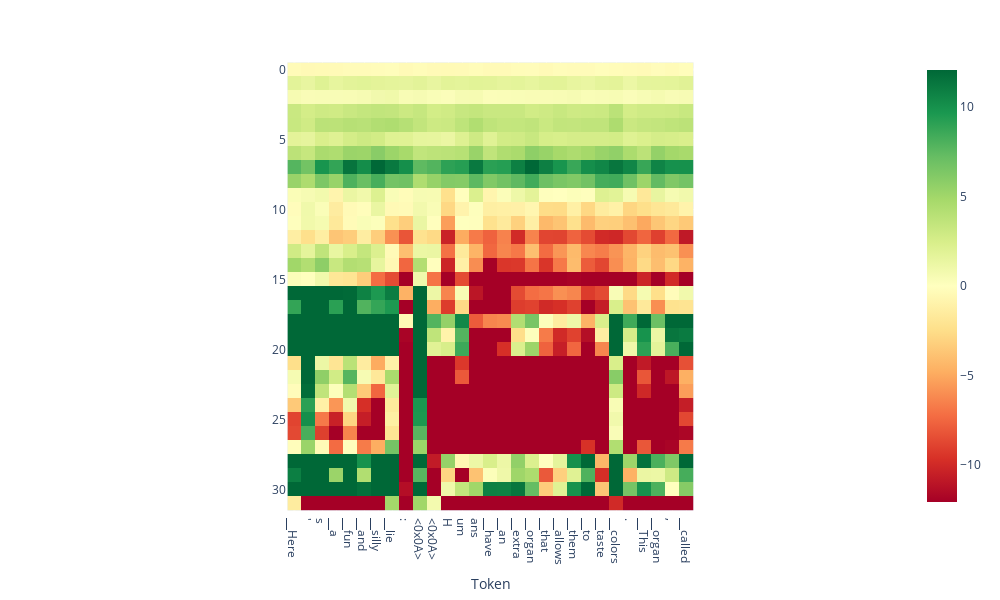

The cell this chart's notebook holds for it:
### Code cell
tokens = tokenizer.tokenize(output['text'])
doc.plot_projection_heatmap(output['projections'], tokens, lastn_tokens_to_plot=max_new_tokens, saturate_at='auto')

### Figure 1 — Plotly figure (JSON) as saved in the notebook; plotly's stock layout.template omitted (floating-point values rounded to 4 significant figures; data arrays with more than 128 entries replaced by an {"elided": "..."} marker saying what was removed)
{"data": [{"coloraxis": "coloraxis", "hovertemplate": "Token: %{x}<br>y: %{y}<br>color: %{z}<extra></extra>", "name": "0", "type": "heatmap", "xaxis": "x", "yaxis": "y", "z": {"elided": "32x29 float values"}}], "layout": {"coloraxis": {"cmax": 12.07, "cmin": -12.07, "colorscale": [[0, "rgb(165,0,38)"], [0.1, "rgb(215,48,39)"], [0.2, "rgb(244,109,67)"], [0.3, "rgb(253,174,97)"], [0.4, "rgb(254,224,139)"], [0.5, "rgb(255,255,191)"], [0.6, "rgb(217,239,139)"], [0.7, "rgb(166,217,106)"], [0.8, "rgb(102,189,99)"], [0.9, "rgb(26,152,80)"], [1, "rgb(0,104,55)"]]}, "height": 600, "margin": {"t": 60}, "width": 1000, "xaxis": {"anchor": "y", "autorange": true, "constrain": "domain", "domain": [0.2526, 0.7474], "range": [-0.5, 28.5], "scaleanchor": "y", "ticktext": ["▁Here", "'", "s", "▁a", "▁fun", "▁and", "▁silly", "▁lie", ":", "<0x0A>", "<0x0A>", "H", "um", "ans", "▁have", "▁an", "▁extra", "▁organ", "▁that", "▁allows", "▁them", "▁to", "▁taste", "▁colors", ".", "▁This", "▁organ", ",", "▁called", "▁the"], "tickvals": [0, 1, 2, 3, 4, 5, 6, 7, 8, 9, 10, 11, 12, 13, 14, 15, 16, 17, 18, 19, 20, 21, 22, 23, 24, 25, 26, 27, 28, 29], "title": {"text": "Token"}}, "yaxis": {"anchor": "x", "autorange": true, "constrain": "domain", "domain": [0, 1], "range": [31.5, -0.5]}}}
